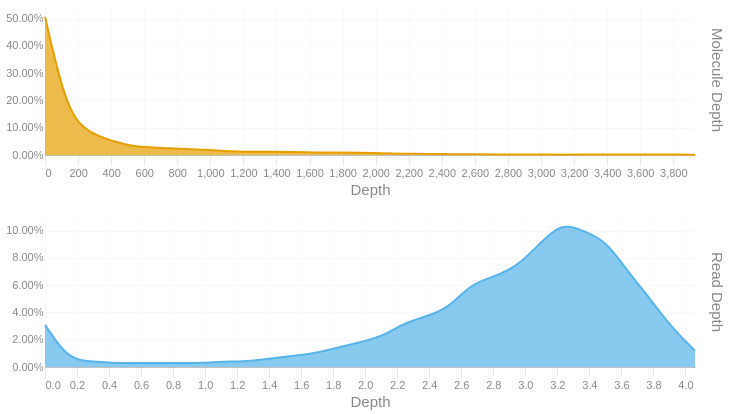

The notebook cell saved with this chart:
### Code cell
readdep = depth_hist(tb['Read Depth'], q99, 3)
readdep = readdep.with_columns(pl.lit('Read Depth').alias('Metric'))
if not SKIPLR:
    moldep = depth_hist(tb['Molecule Depth'], mol_q99, 1)
    moldep = moldep.with_columns(pl.lit('Molecule Depth').alias('Metric'))
    _hist = pl.concat([readdep, moldep])
    _hist = _hist.filter(pl.col('Proportion') != 0)
    with SafeRender(_hist):
        (
            alt.Chart(_hist)        
            .mark_area(interpolate = "basis")
            .encode(
                x=alt.X('Bin:Q').scale(domainMin=0).axis(alt.Axis(title='Depth')),
                y = alt.Y('Proportion:Q', title = None).axis(format = '.2%'),
                color = alt.Color('Metric:N').legend(None),
                row = alt.Row("Metric:N").header(title = None, labelOrient = 'right'),
                tooltip = [
                    alt.Tooltip("Metric:N", title = "Metric"),
                    alt.Tooltip('Interval:N', title = "Depth Interval"),
                    alt.Tooltip('Proportion:Q', title = "% Alignments").format('.2%')
                ]
            )
            .resolve_scale(x='independent', y='independent')
            .properties(
                height = 150, width = 650,
                usermeta={'embedOptions': {'downloadFileName': f'{samplename}.depth.hist'}}
            )
        ).display()
else:
    readdep = readdep.filter(pl.col('Proportion') != 0)
    with SafeRender(readdep):
        (
            alt.Chart(readdep)        
            .mark_area(interpolate = "basis")
            .encode(
                x=alt.X('Bin:Q').scale(domainMin=0).axis(alt.Axis(title='Depth')),
                y = alt.Y('Proportion:Q', title = None).axis(format = '.2%'),
                tooltip = [
                    alt.Tooltip('Interval:N', title = "Depth Interval"),
                    alt.Tooltip('Proportion:Q', title = "% Alignments").format('.2%')
                ]
            )
            .properties(
                usermeta={'embedOptions': {'downloadFileName': f'{samplename}.depth.hist'}}
            )
        ).display()

### Figure 1 — Vega-Lite specification as saved in the notebook (floating-point values rounded to 4 significant figures)
{"width": 650, "height": 150, "config": {"title": {"anchor": "start", "dy": -15, "fontSize": 18, "color": "#888888", "subtitleColor": "#888888", "subtitleFontSize": 14}, "arc": {"fill": "#0072B2"}, "axis": {"domainColor": "#888888", "domainWidth": 0.5, "gridWidth": 0.2, "grid": false, "titleFontWeight": 400, "titleFontSize": 15, "labelFontSize": 11, "labelColor": "#888888", "tickColor": "#888888", "tickWidth": 0.2, "titleColor": "#888888"}, "axisBand": {"grid": false}, "axisX": {"grid": true, "tickSize": 10, "domainCap": "round"}, "axisY": {"domain": false, "grid": true, "tickSize": 0, "domainCap": "round"}, "background": "transparent", "header": {"labelFontSize": 15, "labelColor": "#888888", "titleFontSize": 15, "titleFontWeight": 600, "titleColor": "#888888"}, "legend": {"labelFont": "sans-serif", "labelFontSize": 12, "labelColor": "#888888", "symbolSize": 100, "symbolType": "circle", "titleFontSize": 12, "titlePadding": 10, "titleColor": "#888888", "title": null}, "range": {"category": ["#E69F00", "#56B4E9", "#009E73", "#F0E442", "#0072B2", "#D55E00", "#CC79A7", "#000000"], "diverging": ["#cfe8f3", "#a2d4ec", "#73bfe2", "#46abdb", "#1696d2", "#12719e"]}, "area": {"fill": "#0072B2", "fillOpacity": 0.7, "line": true, "strokeOpacity": 0.7}, "line": {"color": "#0072B2", "stroke": "#0072B2", "strokeWidth": 2}, "trail": {"color": "#0072B2", "stroke": "#0072B2", "strokeWidth": 0, "size": 1}, "point": {"filled": true, "fillOpacity": 1.0, "size": 95}, "text": {"color": "#888888", "fontSize": 11, "align": "right", "fontWeight": 400, "size": 11}, "bar": {"fill": "#0072B2", "stroke": null}, "view": {"stroke": null, "continuousWidth": 660, "continuousHeight": 400}}, "data": {"name": "data-0124a4ffa430f990452b6a97003475f3"}, "mark": {"type": "area", "interpolate": "basis"}, "encoding": {"color": {"field": "Metric", "legend": null, "type": "nominal"}, "row": {"field": "Metric", "header": {"title": null, "labelOrient": "right"}, "type": "nominal"}, "tooltip": [{"field": "Metric", "title": "Metric", "type": "nominal"}, {"field": "Interval", "title": "Depth Interval", "type": "nominal"}, {"field": "Proportion", "format": ".2%", "title": "% Alignments", "type": "quantitative"}], "x": {"axis": {"title": "Depth"}, "field": "Bin", "scale": {"domainMin": 0}, "type": "quantitative"}, "y": {"axis": {"format": ".2%"}, "field": "Proportion", "title": null, "type": "quantitative"}}, "resolve": {"scale": {"x": "independent", "y": "independent"}}, "usermeta": {"embedOptions": {"downloadFileName": "S6_Kennetcook_3568.depth.hist"}}, "$schema": "https://vega.github.io/schema/vega-lite/v6.1.0.json", "datasets": {"data-0124a4ffa430f990452b6a97003475f3": [{"Bin": 0.0, "Interval": "0.0-0.14", "Proportion": 0.031, "Metric": "Read Depth"}, {"Bin": 0.14, "Interval": "0.14-0.28", "Proportion": 0.006, "Metric": "Read Depth"}, {"Bin": 0.28, "Interval": "0.28-0.42", "Proportion": 0.004, "Metric": "Read Depth"}, {"Bin": 0.42, "Interval": "0.42-0.56", "Proportion": 0.003, "Metric": "Read Depth"}, {"Bin": 0.56, "Interval": "0.56-0.7", "Proportion": 0.003, "Metric": "Read Depth"}, {"Bin": 0.7, "Interval": "0.7-0.84", "Proportion": 0.003, "Metric": "Read Depth"}, {"Bin": 0.84, "Interval": "0.84-0.98", "Proportion": 0.003, "Metric": "Read Depth"}, {"Bin": 0.98, "Interval": "0.98-1.12", "Proportion": 0.003, "Metric": "Read Depth"}, {"Bin": 1.12, "Interval": "1.12-1.26", "Proportion": 0.004, "Metric": "Read Depth"}, {"Bin": 1.26, "Interval": "1.26-1.4", "Proportion": 0.004, "Metric": "Read Depth"}, {"Bin": 1.4, "Interval": "1.4-1.54", "Proportion": 0.006, "Metric": "Read Depth"}, {"Bin": 1.54, "Interval": "1.54-1.68", "Proportion": 0.008, "Metric": "Read Depth"}, {"Bin": 1.68, "Interval": "1.68-1.82", "Proportion": 0.01, "Metric": "Read Depth"}, {"Bin": 1.82, "Interval": "1.82-1.96", "Proportion": 0.014, "Metric": "Read Depth"}, {"Bin": 1.96, "Interval": "1.96-2.1", "Proportion": 0.018, "Metric": "Read Depth"}, {"Bin": 2.1, "Interval": "2.1-2.24", "Proportion": 0.022, "Metric": "Read Depth"}, {"Bin": 2.24, "Interval": "2.24-2.38", "Proportion": 0.032, "Metric": "Read Depth"}, {"Bin": 2.38, "Interval": "2.38-2.52", "Proportion": 0.037, "Metric": "Read Depth"}, {"Bin": 2.52, "Interval": "2.52-2.66", "Proportion": 0.043, "Metric": "Read Depth"}, {"Bin": 2.66, "Interval": "2.66-2.8", "Proportion": 0.061, "Metric": "Read Depth"}, {"Bin": 2.8, "Interval": "2.8-2.94", "Proportion": 0.066, "Metric": "Read Depth"}, {"Bin": 2.94, "Interval": "2.94-3.08", "Proportion": 0.073, "Metric": "Read Depth"}, {"Bin": 3.08, "Interval": "3.08-3.22", "Proportion": 0.089, "Metric": "Read Depth"}, {"Bin": 3.22, "Interval": "3.22-3.36", "Proportion": 0.106, "Metric": "Read Depth"}, {"Bin": 3.36, "Interval": "3.36-3.5", "Proportion": 0.1, "Metric": "Read Depth"}, {"Bin": 3.5, "Interval": "3.5-3.64", "Proportion": 0.093, "Metric": "Read Depth"}, {"Bin": 3.64, "Interval": "3.64-3.78", "Proportion": 0.07, "Metric": "Read Depth"}, {"Bin": 3.78, "Interval": "3.78-3.92", "Proportion": 0.05, "Metric": "Read Depth"}, {"Bin": 3.92, "Interval": "3.92-4.06", "Proportion": 0.028, "Metric": "Read Depth"}, {"Bin": 4.06, "Interval": "4.06-4.2", "Proportion": 0.012, "Metric": "Read Depth"}, {"Bin": 0.0, "Interval": "0.0-135.6", "Proportion": 0.507, "Metric": "Molecule Depth"}, {"Bin": 135.6, "Interval": "135.6-271.1", "Proportion": 0.149, "Metric": "Molecule Depth"}, {"Bin": 271.1, "Interval": "271.1-406.7", "Proportion": 0.08, "Metric": "Molecule Depth"}, {"Bin": 406.7, "Interval": "406.7-542.3", "Proportion": 0.051, "Metric": "Molecule Depth"}, {"Bin": 542.3, "Interval": "542.3-677.8", "Proportion": 0.03, "Metric": "Molecule Depth"}, {"Bin": 677.8, "Interval": "677.8-813.4", "Proportion": 0.027, "Metric": "Molecule Depth"}, {"Bin": 813.4, "Interval": "813.4-949.0", "Proportion": 0.023, "Metric": "Molecule Depth"}, {"Bin": 949.0, "Interval": "949.0-1084.5", "Proportion": 0.019, "Metric": "Molecule Depth"}, {"Bin": 1084.0, "Interval": "1084.5-1220.1", "Proportion": 0.015, "Metric": "Molecule Depth"}, {"Bin": 1220.0, "Interval": "1220.1-1355.7", "Proportion": 0.011, "Metric": "Molecule Depth"}, {"Bin": 1356.0, "Interval": "1355.7-1491.2", "Proportion": 0.012, "Metric": "Molecule Depth"}, {"Bin": 1491.0, "Interval": "1491.2-1626.8", "Proportion": 0.011, "Metric": "Molecule Depth"}, {"Bin": 1627.0, "Interval": "1626.8-1762.4", "Proportion": 0.009, "Metric": "Molecule Depth"}, {"Bin": 1762.0, "Interval": "1762.4-1897.9", "Proportion": 0.009, "Metric": "Molecule Depth"}, {"Bin": 1898.0, "Interval": "1897.9-2033.5", "Proportion": 0.009, "Metric": "Molecule Depth"}, {"Bin": 2034.0, "Interval": "2033.5-2169.1", "Proportion": 0.006, "Metric": "Molecule Depth"}, {"Bin": 2169.0, "Interval": "2169.1-2304.6", "Proportion": 0.005, "Metric": "Molecule Depth"}, {"Bin": 2305.0, "Interval": "2304.6-2440.2", "Proportion": 0.004, "Metric": "Molecule Depth"}, {"Bin": 2440.0, "Interval": "2440.2-2575.8", "Proportion": 0.003, "Metric": "Molecule Depth"}, {"Bin": 2576.0, "Interval": "2575.8-2711.3", "Proportion": 0.003, "Metric": "Molecule Depth"}, {"Bin": 2711.0, "Interval": "2711.3-2846.9", "Proportion": 0.002, "Metric": "Molecule Depth"}, {"Bin": 2847.0, "Interval": "2846.9-2982.5", "Proportion": 0.002, "Metric": "Molecule Depth"}, {"Bin": 2982.0, "Interval": "2982.5-3118.0", "Proportion": 0.002, "Metric": "Molecule Depth"}, {"Bin": 3118.0, "Interval": "3118.0-3253.6", "Proportion": 0.001, "Metric": "Molecule Depth"}, {"Bin": 3254.0, "Interval": "3253.6-3389.2", "Proportion": 0.002, "Metric": "Molecule Depth"}, {"Bin": 3389.0, "Interval": "3389.2-3524.7", "Proportion": 0.002, "Metric": "Molecule Depth"}, {"Bin": 3525.0, "Interval": "3524.7-3660.3", "Proportion": 0.002, "Metric": "Molecule Depth"}, {"Bin": 3660.0, "Interval": "3660.3-3795.9", "Proportion": 0.002, "Metric": "Molecule Depth"}, {"Bin": 3796.0, "Interval": "3795.9-3931.4", "Proportion": 0.002, "Metric": "Molecule Depth"}, {"Bin": 3931.0, "Interval": "3931.4-4067.0", "Proportion": 0.001, "Metric": "Molecule Depth"}]}}
